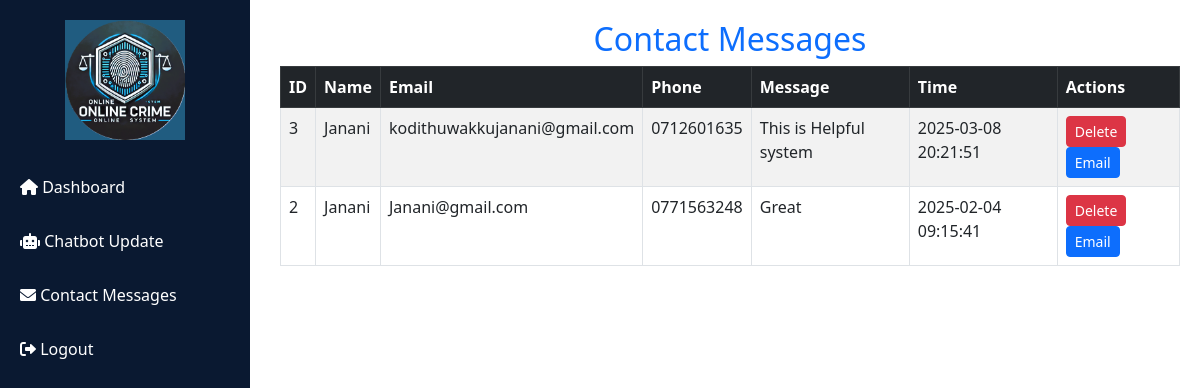
The app's page /Support_Analytics.php with its own data.
### tables this page shows
CREATE TABLE `contact` (
  `id` int(11) NOT NULL,
  `name` varchar(255) NOT NULL,
  `email` varchar(255) NOT NULL,
  `phone_number` varchar(15) NOT NULL,
  `message` text NOT NULL,
  `created_at` timestamp NOT NULL DEFAULT current_timestamp()
);

### Support_Analytics.php (the view, shortened to what this page needs)
<?php
include 'database.php';
$result = $conn->query("SELECT * FROM contact ORDER BY created_at DESC");
?>
<!DOCTYPE html>
<html lang="en">
<head>
    <link rel="stylesheet" href="https://cdnjs.cloudflare.com/ajax/libs/font-awesome/6.0.0-beta3/css/all.min.css">
    <link rel="stylesheet" href="https://cdn.jsdelivr.net/npm/bootstrap@5.3.0/dist/css/bootstrap.min.css">
</head>
<body>
    <div class="sidebar">
        <div class="logo">
            <img src="Images/Logo.png" alt="Logo">
        </div>
        <a href="support_dashboard.php"><i class="fas fa-home"></i> Dashboard</a>
        <a href="Support_add_faq.php"><i class="fas fa-robot"></i> Chatbot Update</a>
        <a href="Support_Analytics.php"><i class="fas fa-envelope"></i> Contact Messages</a>
        <a href="Admin_Logout.php"><i class="fas fa-sign-out-alt"></i> Logout</a>
    </div>
    <div class="content">
        <h2 class="text-center text-primary">Contact Messages</h2>
        <table class="table table-bordered table-striped">
            <thead class="table-dark">
                <tr>
                    <th>ID</th>
                    <th>Name</th>
                    <th>Email</th>
                    <th>Phone</th>
                    <th>Message</th>
                    <th>Time</th>
                    <th>Actions</th>
                </tr>
            </thead>
            <tbody>
                <?php while ($row = $result->fetch_assoc()) { ?>
                    <tr>
                        <td><?php echo $row['id']; ?></td>
                        <td><?php echo $row['name']; ?></td>
                        <td><?php echo $row['email']; ?></td>
                        <td><?php echo $row['phone_number']; ?></td>
                        <td><?php echo $row['message']; ?></td>
                        <td><?php echo $row['created_at']; ?></td>
                        <td>
                            <a href="?delete_id=<?php echo $row['id']; ?>" class="btn btn-danger btn-sm" onclick="return confirm('Are you sure you want to delete this message?');">
                                Delete
                            </a>
                            <button class="btn btn-primary btn-sm" data-bs-toggle="modal" data-bs-target="#emailModal<?php echo $row['id']; ?>">
                                Email
                            </button>
                        </td>
                    </tr>
                <?php } ?>
            </tbody>
        </table>
    </div>
</body>
</html>

### Support_Analytics.php (style rules this page uses)
.sidebar .logo { text-align: center; margin-bottom: 20px; }
.sidebar .logo img { width: 120px; }
.sidebar { height: 100vh; width: 250px; position: fixed; background-color: #0A1931; padding-top: 20px; }
.sidebar a { display: block; color: #ffffff; padding: 15px 20px; text-decoration: none; font-size: 16px; }
.content { margin-left: 260px; padding: 20px; }

### records on screen
contact: id "3", name "Janani", email "kodithuwakkujanani@gmail.com", phone_number "0712601635", message "This is Helpful system", created_at "2025-03-08 20:21:51"
contact: id "2", name "Janani", email "Janani@gmail.com", phone_number "0771563248", message "Great", created_at "2025-02-04 09:15:41"
